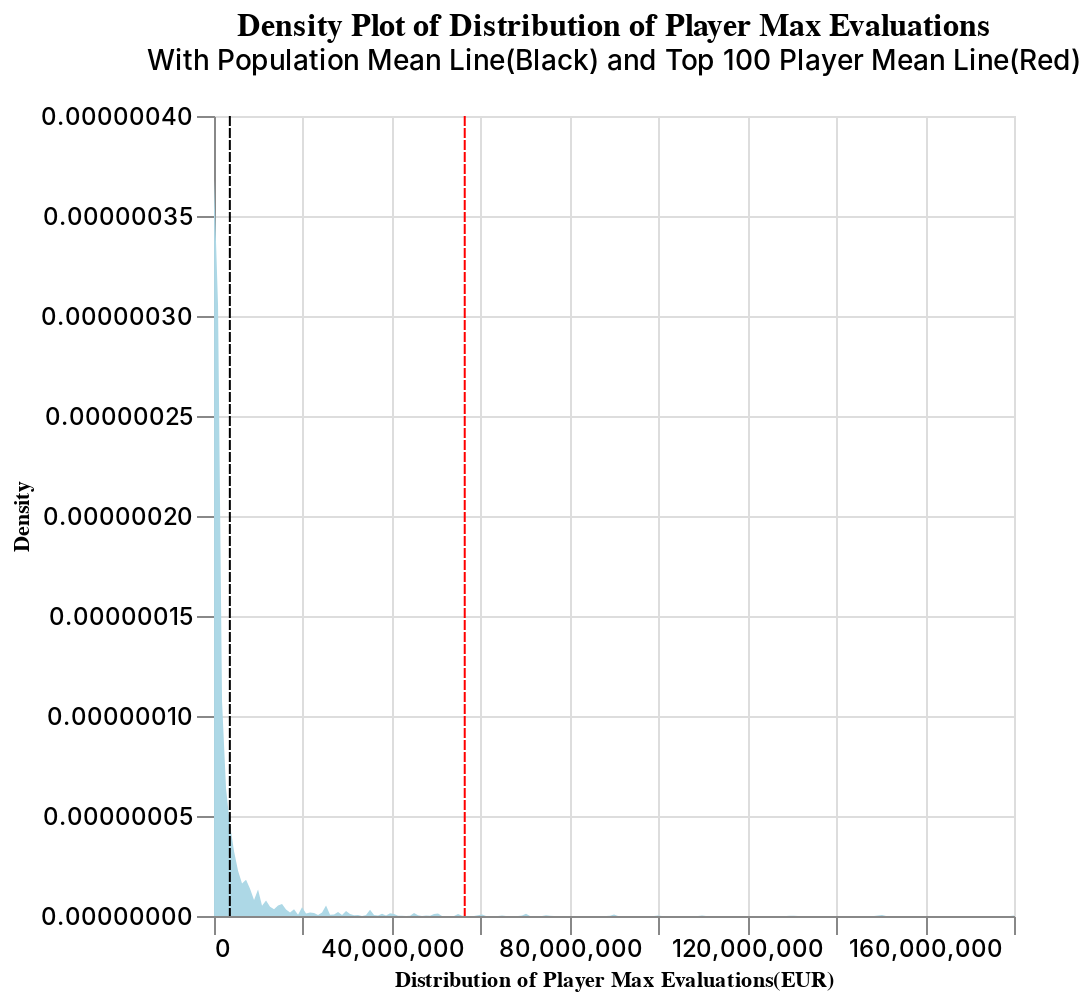

The notebook cell this image was saved under:
### Code cell
# Dataframe with top 100 players
df_top100maxvals = highest_market_vals().sort_values('Highest_Market_Value(EUR)', ascending=False).head(100)

pop_mean_chart = alt.Chart(df).mark_rule(color="black", strokeDash=[5,1]).encode(
    x=alt.X('mean(Highest_Market_Value(EUR))',
            axis=alt.Axis(tickSize=9, labelFontSize=12, labelFontWeight=500))
)

top_100_mean_chart = alt.Chart(df_top100maxvals).mark_rule(color="red", strokeDash=[5,1]).encode(
    x=alt.X('mean(Highest_Market_Value(EUR))',
            axis=alt.Axis(tickSize=9, labelFontSize=12, labelFontWeight=500))
)

pop_density_chart + pop_mean_chart + top_100_mean_chart.properties(
    title = alt.TitleParams(
        text = "Density Plot of Distribution of Player Max Evaluations",
        fontSize = 16,
        fontWeight = 'bold',
        anchor = 'middle', #align the chart title
        subtitle = 'With Population Mean Line(Black) and Top 100 Player Mean Line(Red)',
        subtitleFontSize = 14,
        subtitleFontWeight = 500,
        dy = -10 # Offset the title and subtitle 10 pixels above the rest of the chart
    )
).properties(
    width=400,
    height=400
)

### Figure 1 — Vega-Lite specification as saved in the notebook (floating-point values rounded to 4 significant figures; data arrays with more than 128 entries replaced by an {"elided": "..."} marker saying what was removed)
{"config": {"view": {"continuousWidth": 300, "continuousHeight": 300}}, "layer": [{"mark": {"type": "area", "color": "lightblue"}, "encoding": {"x": {"axis": {"labelFontSize": 12, "labelFontWeight": 500, "tickSize": 9, "title": "Distribution of Player Max Evaluations(EUR)"}, "field": "Highest_Market_Value(EUR)", "type": "quantitative"}, "y": {"axis": {"labelFontSize": 12, "labelFontWeight": 500, "tickSize": 9, "title": "Density"}, "field": "density", "type": "quantitative"}}, "transform": [{"density": "Highest_Market_Value(EUR)", "as": ["Highest_Market_Value(EUR)", "density"]}]}, {"mark": {"type": "rule", "color": "black", "strokeDash": [5, 1]}, "encoding": {"x": {"aggregate": "mean", "axis": {"labelFontSize": 12, "labelFontWeight": 500, "tickSize": 9}, "field": "Highest_Market_Value(EUR)", "type": "quantitative"}}}, {"data": {"name": "data-7fdbb67d21403b5939cabe9f16b2946c"}, "mark": {"type": "rule", "color": "red", "strokeDash": [5, 1]}, "encoding": {"x": {"aggregate": "mean", "axis": {"labelFontSize": 12, "labelFontWeight": 500, "tickSize": 9}, "field": "Highest_Market_Value(EUR)", "type": "quantitative"}}, "title": {"text": "Density Plot of Distribution of Player Max Evaluations", "anchor": "middle", "dy": -10, "fontSize": 16, "fontWeight": "bold", "subtitle": "With Population Mean Line(Black) and Top 100 Player Mean Line(Red)", "subtitleFontSize": 14, "subtitleFontWeight": 500}}], "data": {"name": "data-6fe2a6f05b4df8d709a0288c3e8ed6ca"}, "height": 400, "width": 400, "$schema": "https://vega.github.io/schema/vega-lite/v5.16.3.json", "datasets": {"data-6fe2a6f05b4df8d709a0288c3e8ed6ca": {"elided": "4000 records"}, "data-7fdbb67d21403b5939cabe9f16b2946c": [{"Name": "Erling Haaland", "Highest_Market_Value(EUR)": 200000000.0}, {"Name": "Neymar", "Highest_Market_Value(EUR)": 180000000.0}, {"Name": "Sadio Mané", "Highest_Market_Value(EUR)": 150000000.0}, {"Name": "Kevin De Bruyne", "Highest_Market_Value(EUR)": 150000000.0}, {"Name": "Mohamed Salah", "Highest_Market_Value(EUR)": 150000000.0}, {"Name": "Trent Alexander-Arnold", "Highest_Market_Value(EUR)": 110000000.0}, {"Name": "Jack Grealish", "Highest_Market_Value(EUR)": 100000000.0}, {"Name": "Romelu Lukaku", "Highest_Market_Value(EUR)": 100000000.0}, {"Name": "Pedri", "Highest_Market_Value(EUR)": 100000000.0}, {"Name": "Jan Oblak", "Highest_Market_Value(EUR)": 100000000.0}, {"Name": "Serge Gnabry", "Highest_Market_Value(EUR)": 90000000.0}, {"Name": "Marc-André ter Stegen", "Highest_Market_Value(EUR)": 90000000.0}, {"Name": "Isco", "Highest_Market_Value(EUR)": 90000000.0}, {"Name": "Gabriel Martinelli", "Highest_Market_Value(EUR)": 85000000.0}, {"Name": "Josko Gvardiol", "Highest_Market_Value(EUR)": 80000000.0}, {"Name": "Andrew Robertson", "Highest_Market_Value(EUR)": 80000000.0}, {"Name": "Thomas Müller", "Highest_Market_Value(EUR)": 75000000.0}, {"Name": "Aymeric Laporte", "Highest_Market_Value(EUR)": 75000000.0}, {"Name": "Thibaut Courtois", "Highest_Market_Value(EUR)": 75000000.0}, {"Name": "Kalidou Koulibaly", "Highest_Market_Value(EUR)": 75000000.0}, {"Name": "Miralem Pjanic", "Highest_Market_Value(EUR)": 70000000.0}, {"Name": "Koke", "Highest_Market_Value(EUR)": 70000000.0}, {"Name": "Jérémy Doku", "Highest_Market_Value(EUR)": 65000000.0}, {"Name": "Xavi", "Highest_Market_Value(EUR)": 65000000.0}, {"Name": "Wesley Fofana", "Highest_Market_Value(EUR)": 65000000.0}, {"Name": "Richarlison", "Highest_Market_Value(EUR)": 65000000.0}, {"Name": "Milan Skriniar", "Highest_Market_Value(EUR)": 65000000.0}, {"Name": "Endrick", "Highest_Market_Value(EUR)": 60000000.0}, {"Name": "João Palhinha", "Highest_Market_Value(EUR)": 60000000.0}, {"Name": "Bremer", "Highest_Market_Value(EUR)": 60000000.0}, {"Name": "Mykhaylo Mudryk", "Highest_Market_Value(EUR)": 60000000.0}, {"Name": "Houssem Aouar", "Highest_Market_Value(EUR)": 55000000.0}, {"Name": "Luka Modric", "Highest_Market_Value(EUR)": 55000000.0}, {"Name": "Kobbie Mainoo", "Highest_Market_Value(EUR)": 55000000.0}, {"Name": "Douglas Costa", "Highest_Market_Value(EUR)": 55000000.0}, {"Name": "Levi Colwill", "Highest_Market_Value(EUR)": 55000000.0}, {"Name": "Ben White", "Highest_Market_Value(EUR)": 55000000.0}, {"Name": "Adrien Rabiot", "Highest_Market_Value(EUR)": 50000000.0}, {"Name": "Fikayo Tomori", "Highest_Market_Value(EUR)": 50000000.0}, {"Name": "Ferran Torres", "Highest_Market_Value(EUR)": 50000000.0}, {"Name": "Julian Brandt", "Highest_Market_Value(EUR)": 50000000.0}, {"Name": "Joshua Zirkzee", "Highest_Market_Value(EUR)": 50000000.0}, {"Name": "David Villa", "Highest_Market_Value(EUR)": 50000000.0}, {"Name": "İlkay Gündoğan", "Highest_Market_Value(EUR)": 50000000.0}, {"Name": "Piotr Zieliński", "Highest_Market_Value(EUR)": 50000000.0}, {"Name": "Mattéo Guendouzi", "Highest_Market_Value(EUR)": 50000000.0}, {"Name": "Patrik Schick", "Highest_Market_Value(EUR)": 50000000.0}, {"Name": "Lucas Ocampos", "Highest_Market_Value(EUR)": 50000000.0}, {"Name": "Ivan Perisic", "Highest_Market_Value(EUR)": 45000000.0}, {"Name": "Giorgio Scalvini", "Highest_Market_Value(EUR)": 45000000.0}, {"Name": "Benjamin Mendy", "Highest_Market_Value(EUR)": 45000000.0}, {"Name": "Pape Matar Sarr", "Highest_Market_Value(EUR)": 45000000.0}, {"Name": "Federico Bernardeschi", "Highest_Market_Value(EUR)": 45000000.0}, {"Name": "Duván Zapata", "Highest_Market_Value(EUR)": 45000000.0}, {"Name": "Edmond Tapsoba", "Highest_Market_Value(EUR)": 45000000.0}, {"Name": "Oleksandr Zinchenko", "Highest_Market_Value(EUR)": 42000000.0}, {"Name": "Jacob Ramsey", "Highest_Market_Value(EUR)": 42000000.0}, {"Name": "Wojciech Szczęsny", "Highest_Market_Value(EUR)": 40000000.0}, {"Name": "Toby Alderweireld", "Highest_Market_Value(EUR)": 40000000.0}, {"Name": "Julian Draxler", "Highest_Market_Value(EUR)": 40000000.0}, {"Name": "Ricardo Pereira", "Highest_Market_Value(EUR)": 40000000.0}, {"Name": "Javi Martínez", "Highest_Market_Value(EUR)": 40000000.0}, {"Name": "Gonçalo Guedes", "Highest_Market_Value(EUR)": 40000000.0}, {"Name": "Ryan Gravenberch", "Highest_Market_Value(EUR)": 40000000.0}, {"Name": "Khéphren Thuram", "Highest_Market_Value(EUR)": 40000000.0}, {"Name": "Piero Hincapié", "Highest_Market_Value(EUR)": 40000000.0}, {"Name": "Leandro Paredes", "Highest_Market_Value(EUR)": 40000000.0}, {"Name": "Andrej Kramaric", "Highest_Market_Value(EUR)": 38000000.0}, {"Name": "Nani", "Highest_Market_Value(EUR)": 36500000.0}, {"Name": "Cengiz Ünder", "Highest_Market_Value(EUR)": 35000000.0}, {"Name": "Edson Álvarez", "Highest_Market_Value(EUR)": 35000000.0}, {"Name": "Jackson Martínez", "Highest_Market_Value(EUR)": 35000000.0}, {"Name": "Guglielmo Vicario", "Highest_Market_Value(EUR)": 35000000.0}, {"Name": "Emiliano Martínez", "Highest_Market_Value(EUR)": 35000000.0}, {"Name": "Lucas Digne", "Highest_Market_Value(EUR)": 35000000.0}, {"Name": "Domenico Berardi", "Highest_Market_Value(EUR)": 35000000.0}, {"Name": "Rio Ferdinand", "Highest_Market_Value(EUR)": 35000000.0}, {"Name": "Joachim Andersen", "Highest_Market_Value(EUR)": 35000000.0}, {"Name": "Pierre Kalulu", "Highest_Market_Value(EUR)": 35000000.0}, {"Name": "Dan-Axel Zagadou", "Highest_Market_Value(EUR)": 35000000.0}, {"Name": "Pervis Estupiñán", "Highest_Market_Value(EUR)": 35000000.0}, {"Name": "Issa Diop", "Highest_Market_Value(EUR)": 35000000.0}, {"Name": "Abdou Diallo", "Highest_Market_Value(EUR)": 35000000.0}, {"Name": "Thomas Meunier", "Highest_Market_Value(EUR)": 35000000.0}, {"Name": "Noni Madueke", "Highest_Market_Value(EUR)": 35000000.0}, {"Name": "Jhon Durán", "Highest_Market_Value(EUR)": 35000000.0}, {"Name": "Gianluigi Buffon", "Highest_Market_Value(EUR)": 35000000.0}, {"Name": "Alex Iwobi", "Highest_Market_Value(EUR)": 32000000.0}, {"Name": "Tyrone Mings", "Highest_Market_Value(EUR)": 32000000.0}, {"Name": "Jan Vertonghen", "Highest_Market_Value(EUR)": 32000000.0}, {"Name": "Fernandinho", "Highest_Market_Value(EUR)": 32000000.0}, {"Name": "Wout Weghorst", "Highest_Market_Value(EUR)": 30000000.0}, {"Name": "Marc Roca", "Highest_Market_Value(EUR)": 30000000.0}, {"Name": "Igor Zubeldia", "Highest_Market_Value(EUR)": 30000000.0}, {"Name": "Taiwo Awoniyi", "Highest_Market_Value(EUR)": 30000000.0}, {"Name": "Roberto Soldado", "Highest_Market_Value(EUR)": 30000000.0}, {"Name": "Gianluca Mancini", "Highest_Market_Value(EUR)": 30000000.0}, {"Name": "Julian Weigl", "Highest_Market_Value(EUR)": 30000000.0}, {"Name": "Ramires", "Highest_Market_Value(EUR)": 30000000.0}, {"Name": "Yeray Álvarez", "Highest_Market_Value(EUR)": 30000000.0}]}}
